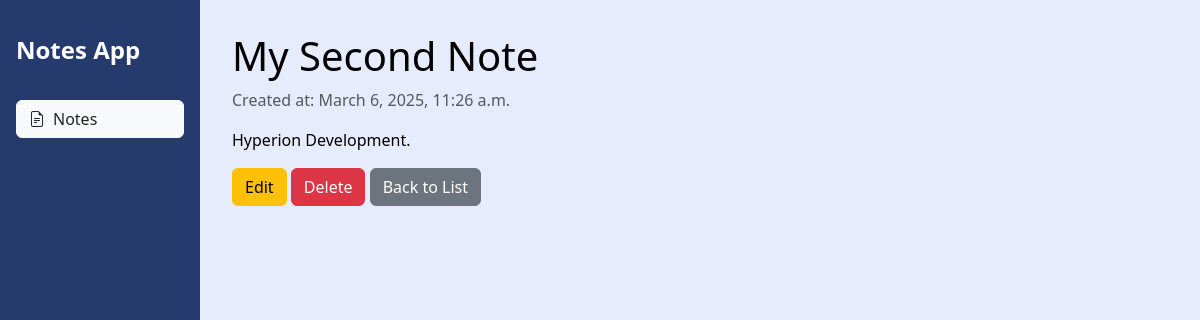
Page /note/2/ on the committed database.
### myNotesApp/models.py (models this page shows, shortened)
class Note(models.Model):
    title = models.CharField(max_length=255)
    content = models.TextField(validators=[MaxLengthValidator(500)])
    created_at = models.DateTimeField(auto_now_add=True)
    updated_at = models.DateTimeField(auto_now=True)
    pinned = models.BooleanField(default=False)  # New field for pinning notes

### myNotesApp/views.py (the view)
# urls.py: path("note/<int:pk>/", views.note_detail, name="note_detail"),
def note_detail(request, pk):
    note = get_object_or_404(Note, pk=pk)
    context = {"note": note}
    return render(request, "myNotesApp/note_detail.html", context)

### myNotesApp/templates/myNotesApp/note_detail.html (shortened to what this page needs)
{% extends 'base.html' %}
{% block content %}
<article>
    <header>
        <h1>{{ note.title }}</h1>
        <p class="text-muted">Created at: {{ note.created_at|date:"F j, Y, g:i a" }}</p>
    </header>
    <section>
        <p>{{ note.content }}</p>
    </section>
    <footer>
        <a href="{% url 'note_update' pk=note.pk %}" class="btn btn-warning">Edit</a>
        <a href="{% url 'note_delete' pk=note.pk %}" class="btn btn-danger">Delete</a>
        <a href="{% url 'note_list' %}" class="btn btn-secondary">Back to List</a>
    </footer>
</article>
{% endblock content %}

### myNotesApp/static/myNotesApp/css/custom.css (style rules this page uses)
:root { --sidebar-color: #253B6E; --bg-color: #E7ECFC; --card-bg: #FFFFFF; --primary-text: #000000; --sidebar-text: #FFFFFF; --border-radius: 8px; --box-shadow: 0 2px 5px rgba(0, 0, 0, 0.1); }
body { background-color: var(--bg-color); color: var(--primary-text); font-family: 'Segoe UI', Tahoma, Geneva, Verdana, sans-serif; margin: 0; padding: 0; }

### rows in the picture
Note: title "My Second Note", created_at "March 6, 2025, 11:26 a.m.", content "Hyperion Development."
